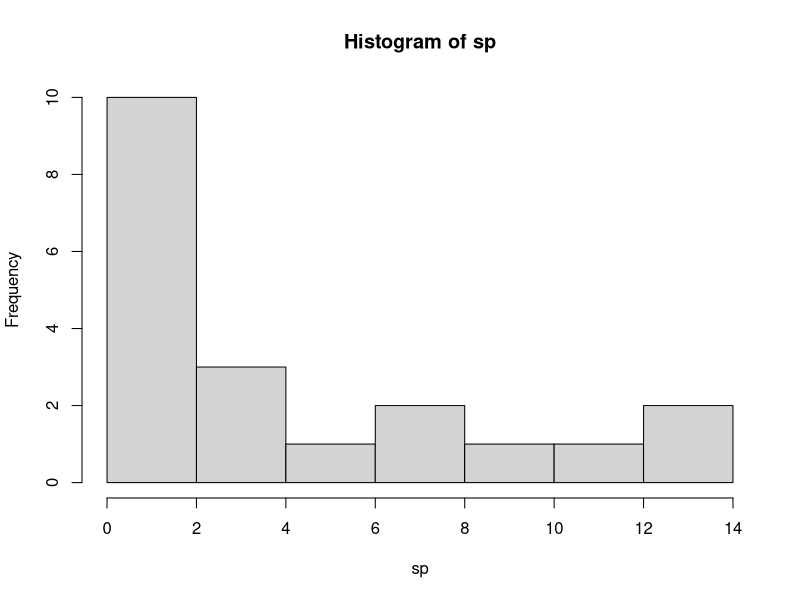

This figure's R source:
library(stats4)

sp <- c(1.5, 1.6, 1.4, 9.7, 12.1, 2.7, 2.2, 1.6, 6.8, 0.1, 0.8, 1.7, 8.0, 0.2, 12.3, 2.2, 0.2, 0.6, 10.1, 4.9)
hist(sp)
count <- c(10, 3, 1, 2, 1, 3)

logtheta <- function (theta) {
  p0 <- 1 - exp(-2 * theta)
  p1 <- exp(-2 * theta) - exp(-4 * theta)
  p2 <- exp(-4 * theta) - exp(-6 * theta)
  p3 <- exp(-6 * theta) - exp(-8 * theta)
  p4 <- exp(-8 * theta) - exp(-10 * theta)
  p5 <- exp(-10 * theta)
  x0 <- count[1]
  x1 <- count[2]
  x2 <- count[3]
  x3 <- count[4]
  x4 <- count[5]
  x5 <- count[6]
  loglike <- suppressWarnings( - x0 * log(p0) - x1 * log(p1) - x2 * log(p2) 
                              - x3 * log(p3) - x4 * log(p4) - x5 * log(p5))
}

mle(logtheta, start=list(theta=2))

theta <- 0.2244758 
p0 <- 1 - exp(-2 * theta)
p1 <- exp(-2 * theta) - exp(-4 * theta)
p2 <- exp(-4 * theta) - exp(-6 * theta)
p3 <- exp(-6 * theta) - exp(-8 * theta)
p4 <- exp(-8 * theta) - exp(-10 * theta)
p5 <- exp(-10 * theta)

prob <- c(p0, p1, p2, p3, p4, p5)
expect <- prob * 20

D <- sum((count - expect)^2/expect)

1-pchisq(D, df=4)

chisq.test(x=count, p=prob)











